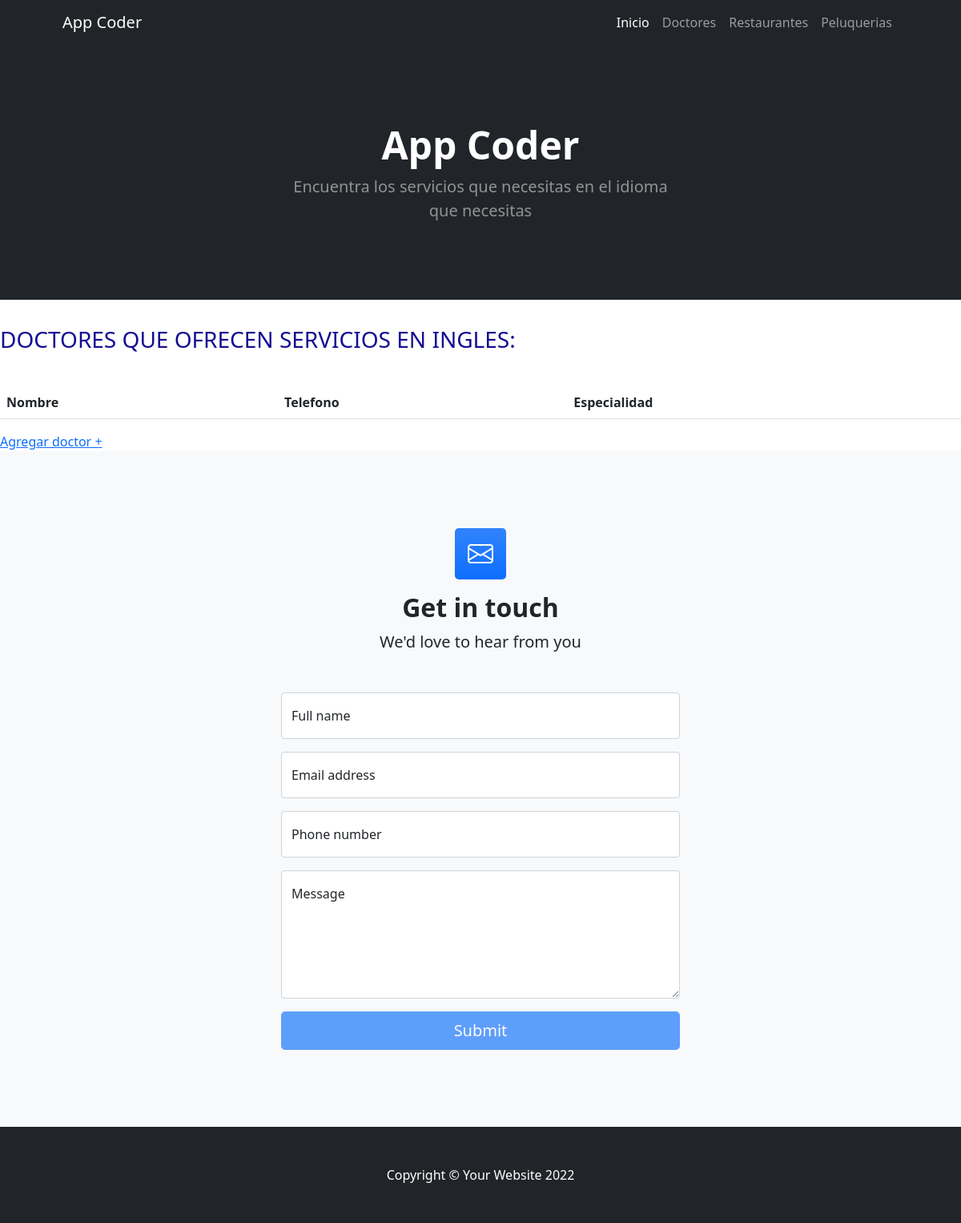
The page /appcoder/doctores/ on the database as committed earlier.
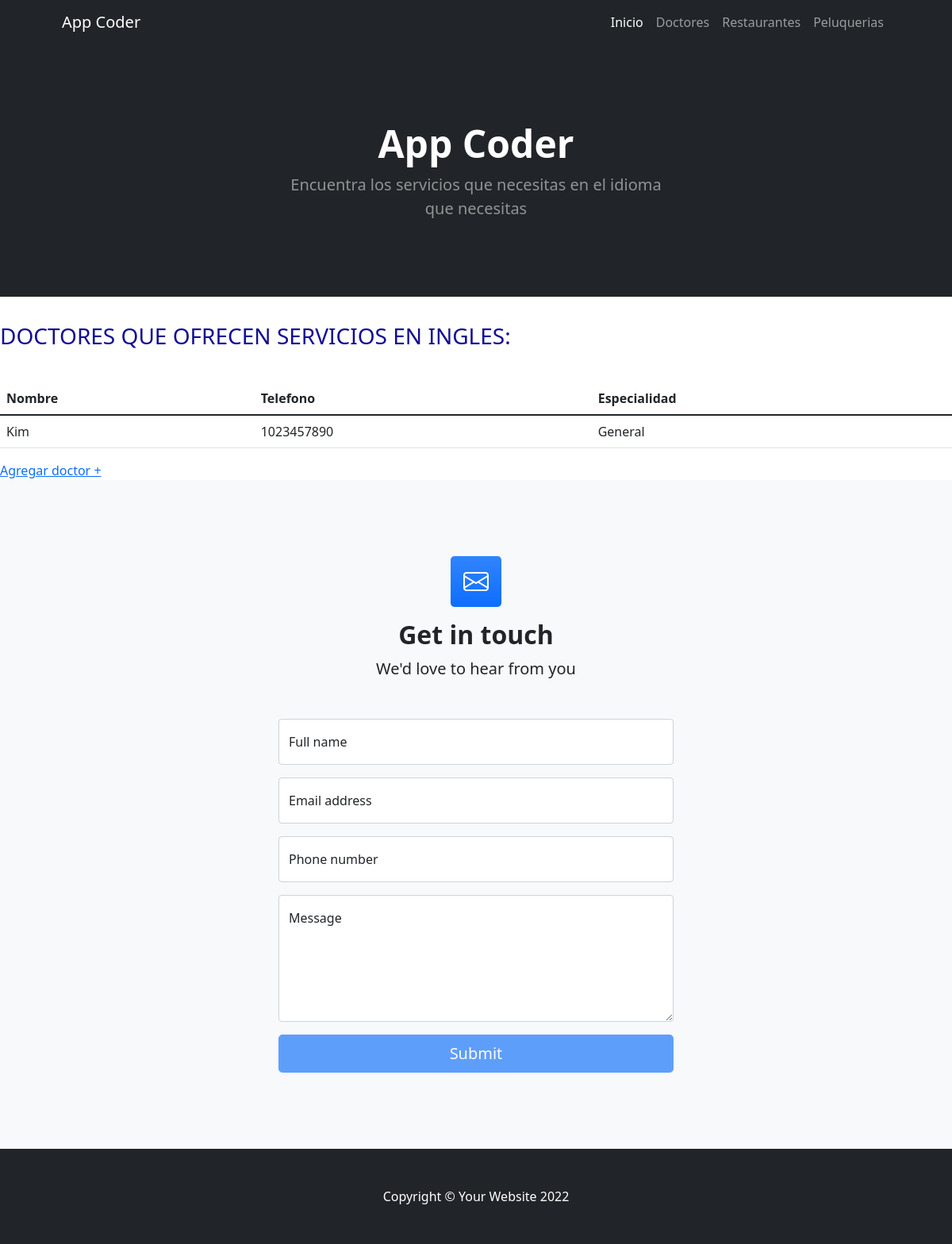
The same page on the database as committed later.
### AppCoder/models.py (models this page shows)
class Doctores(models.Model):
    nombre=models.CharField(max_length=30)
    telefono=models.IntegerField()
    especialidad=models.CharField(max_length=40)

### AppCoder/views.py (the view)
# urls.py: path('doctores/', views.doctores, name="doctores"),
def doctores(request):
    doctores=Doctores.objects.all()
    return render(request,'AppCoder/doctores.html',{"doctores":doctores})

### AppCoder/templates/AppCoder/doctores.html (shortened to what this page needs)
{% extends "AppCoder/padre.html" %}
{% load static %}
{% block contenidoQueCambia %}
    <body>
     <h3>
        <br>
        DOCTORES QUE OFRECEN SERVICIOS EN INGLES:
        <br>
        <br>
     </h3>
     <table class="table">
        <thead>
          <tr>
            <th scope="col">Nombre</th>
            <th scope="col">Telefono</th>
            <th scope="col">Especialidad</th>
          </tr>
        </thead>
        {% for doctor in doctores %}
        <tr>
            <td>{{ doctor.nombre }}</td>
            <td>{{ doctor.telefono }}</td>
            <td>{{ doctor.especialidad }}</td>
        </tr>
        {% endfor %}
     </table>
     <a href="{% url 'nuevodoctor' %}">Agregar doctor + </a>
    </body>
{% endblock %}

Rows that differ between the two databases and show on the page:
added Doctores: nombre "Kim", telefono "1023457890", especialidad "General"
